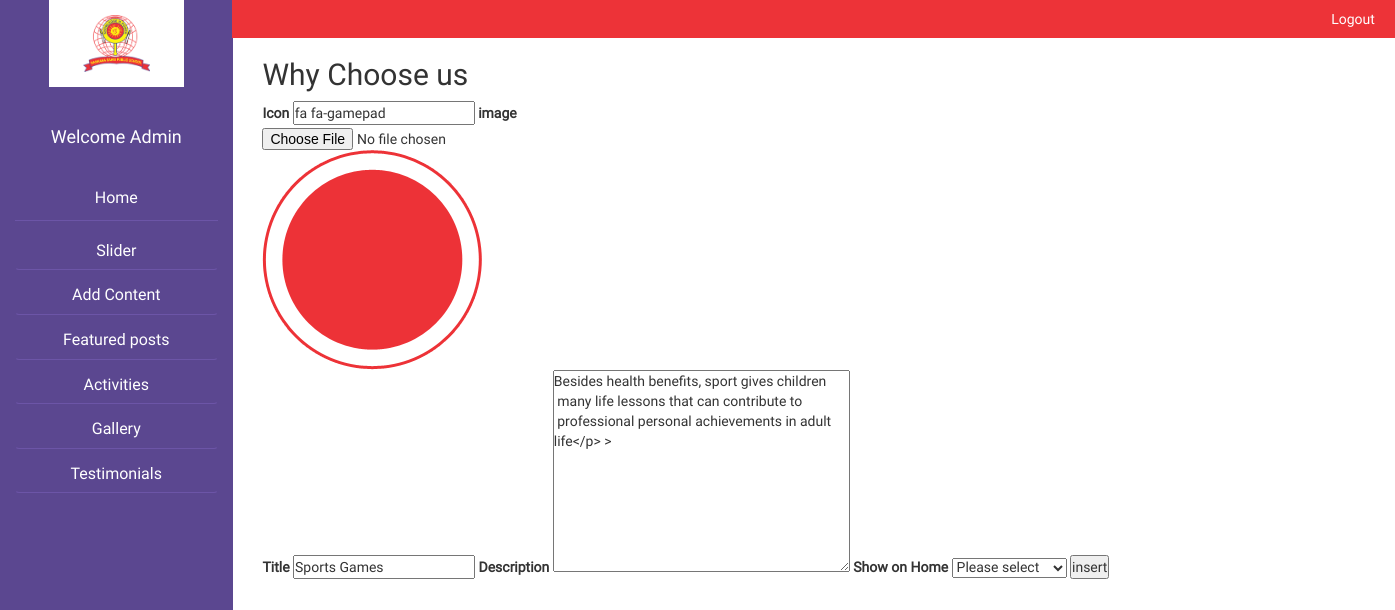
Screenshot of /kott/admin/adminmain.php?edit_activities=12 with the database file from the repository.
### tables this page shows
CREATE TABLE IF NOT EXISTS `activities` (
  `activities_id` int(11) NOT NULL AUTO_INCREMENT,
  `activities_title` varchar(100) NOT NULL,
  `activities_desc` varchar(800) NOT NULL,
  `activities_icon` varchar(50) NOT NULL,
  `activities_img` varchar(100) NOT NULL,
  `status` int(5) NOT NULL,
  PRIMARY KEY (`activities_id`)
);

### kott/admin/edit_activities.php (the view, shortened to what this page needs)
	<?php
	if (isset($_GET['edit_activities'])) {
		 $activities_slide= $_GET['edit_activities'];
		$get_edit= "select * from activities where activities_id='$activities_slide'";
		$run_activities = mysqli_query($conn, $get_edit);
		while($row_activities = mysqli_fetch_array($run_activities)){
				$activities_desc = $row_activities['activities_desc'];
				$activities_icon = $row_activities['activities_icon'];
				$activities_title = $row_activities['activities_title'];
				$activities_img = $row_activities['activities_img'];
		}
	}
	 ?>
<div class="container">
	<form method="post" action="" enctype="multipart/form-data">
<h2>Why Choose us</h2>
<label> Icon </label>
<input type="text" name="activities_icon" value="<?php echo $activities_icon;?>"/>
<label> image </label>
<input type="file" name="activities_img"/>
<img src="../img/<?php echo $activities_img; ?>"/>
<br/>
<label> Title </label>
<input type="text" name="activities_title" value="<?php echo $activities_title;?>"/>
<label>Description</label>
<textarea cols= "35" rows="10" name="activities_desc" value=<?php echo $activities_desc;?>></textarea>
<label> Show on Home</label>
<select name="status">
	<option value="0">Please select</option>
</select>
<input type="submit" name="activities_insert" value="insert">
</form>
</div>

### kott/admin/css/admin.css (style rules this page uses)
* { margin:0; padding:0; box-sizing:border-box; }
body { font-family: Roboto-Light; }
.container { width:1170px; margin:0 auto; }

### rows the page displays
activities: activities_icon "fa fa-gamepad", activities_img (picture), activities_title "Sports Games", activities_desc "Besides health benefits, sport gives children many life lessons that can contribute to professional personal achievements in adult life</p> >"
